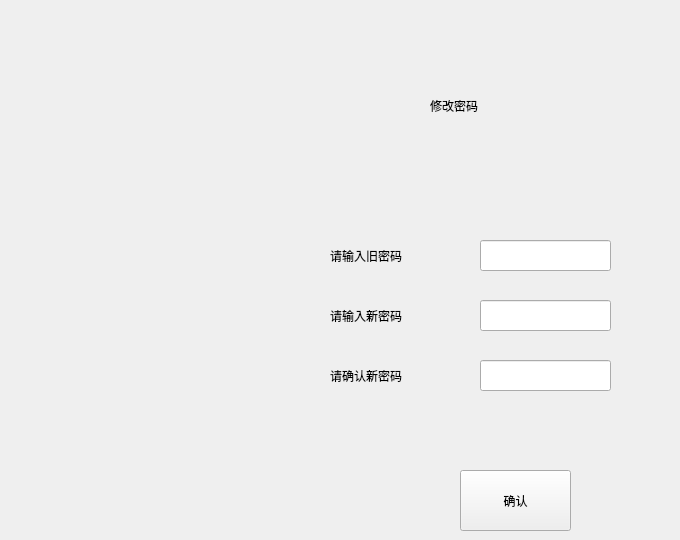
     <widget class="QWidget" name="changepasswindow">
      <widget class="QLabel" name="inputoldpass">
       <property name="geometry">
        <rect>
         <x>330</x>
         <y>240</y>
         <width>131</width>
         <height>31</height>
        </rect>
       </property>
       <property name="styleSheet">
        <string notr="true">font: 9pt &quot;微软雅黑&quot;;</string>
       </property>
       <property name="text">
        <string>请输入旧密码</string>
       </property>
      </widget>
      <widget class="QLabel" name="inputnewpass">
       <property name="geometry">
        <rect>
         <x>330</x>
         <y>300</y>
         <width>131</width>
         <height>31</height>
        </rect>
       </property>
       <property name="styleSheet">
        <string notr="true">font: 9pt &quot;微软雅黑&quot;;</string>
       </property>
       <property name="text">
        <string>请输入新密码</string>
       </property>
      </widget>
      <widget class="QLabel" name="inputnewpasstwice">
       <property name="geometry">
        <rect>
         <x>330</x>
         <y>360</y>
         <width>131</width>
         <height>31</height>
        </rect>
       </property>
       <property name="styleSheet">
        <string notr="true">font: 9pt &quot;微软雅黑&quot;;</string>
       </property>
       <property name="text">
        <string>请确认新密码</string>
       </property>
      </widget>
      <widget class="QLineEdit" name="inputoldpass1">
       <property name="geometry">
        <rect>
         <x>480</x>
         <y>240</y>
         <width>131</width>
         <height>31</height>
        </rect>
       </property>
       <property name="styleSheet">
        <string notr="true">font: 9pt &quot;微软雅黑&quot;;</string>
       </property>
      </widget>
      <widget class="QLineEdit" name="inputnewpass1">
       <property name="geometry">
        <rect>
         <x>480</x>
         <y>300</y>
         <width>131</width>
         <height>31</height>
        </rect>
       </property>
       <property name="styleSheet">
        <string notr="true">font: 9pt &quot;微软雅黑&quot;;</string>
       </property>
      </widget>
      <widget class="QLineEdit" name="inputnewpasstwice1">
       <property name="geometry">
        <rect>
         <x>480</x>
         <y>360</y>
         <width>131</width>
         <height>31</height>
        </rect>
       </property>
       <property name="styleSheet">
        <string notr="true">font: 9pt &quot;微软雅黑&quot;;
</string>
       </property>
      </widget>
      <widget class="QLabel" name="label_16">
       <property name="geometry">
        <rect>
         <x>430</x>
         <y>70</y>
         <width>241</width>
         <height>71</height>
        </rect>
       </property>
       <property name="styleSheet">
        <string notr="true">font: 22pt &quot;微软雅黑&quot;;</string>
       </property>
       <property name="text">
        <string>修改密码</string>
       </property>
      </widget>
      <widget class="QPushButton" name="changepassokBtn">
       <property name="geometry">
        <rect>
         <x>460</x>
         <y>470</y>
         <width>111</width>
         <height>61</height>
        </rect>
       </property>
       <property name="text">
        <string>确认</string>
       </property>
      </widget>
     </widget>
